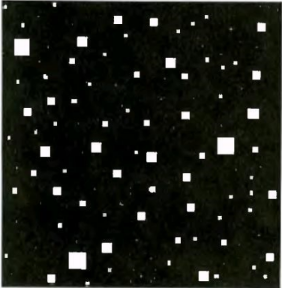
#> input picture week 8/Images/dot.png, 282 x 288 px, found by its file name
$ python thuchanhweek8.py
#> lines starting #> are read from the running program, lines starting #| are printed output that depends on the picture; after the words box and inside, x2 and y2 are one past the last pixel; in counts of white or black regions, pixels touching at a corner belong together
# -*- coding: utf-8 -*-
"""
Created on Sat Apr  9 08:25:14 2022

@author: ngomi
"""

import cv2 as cv2
import numpy as np
from matplotlib import pyplot as plt

img = cv2.imread('./images/dot.png', 0)
#> img: shape (288, 282); min 0, max 255, mean 22.3
threshval = 100; n = 255
retval, imB = cv2.threshold(img, threshval, n, cv2.THRESH_BINARY)
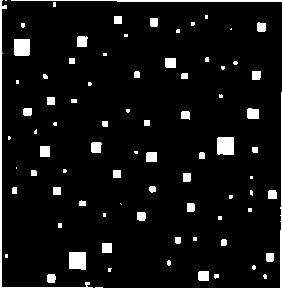
#> imB: shape (288, 282); 6.4% white; 82 white regions (35 under 20 px), largest, box (x1, y1, x2, y2) and area: (0, 0, 93, 288) 705, (11, 0, 282, 2) 436, (217, 137, 234, 155) 301
#> retval = 100

kernel1 = np.ones((11,11), np.uint8)
kernel2 = np.ones((15,15), np.uint8)
kernel3 = np.ones((45,45), np.uint8)

img_ero1 = cv2.erode(imB, kernel1, iterations=1)
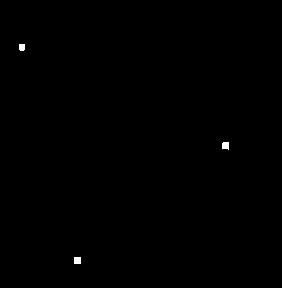
#> img_ero1: shape (288, 282); 0.17% white; 3 white regions, box (x1, y1, x2, y2) and area: (222, 142, 229, 150) 49, (74, 257, 81, 264) 49, (19, 44, 25, 51) 40
img_ero2 = cv2.erode(imB, kernel2, iterations=1)
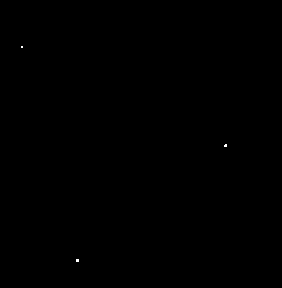
#> img_ero2: shape (288, 282); 0.03% white in thin lines or dots, all inside (x1, y1, x2, y2) = (21, 46, 227, 262)
img_ero3 = cv2.erode(imB, kernel3, iterations=1)
#> img_ero3: shape (288, 282); every value is 0

img_dil1 = cv2.dilate(img_ero1, kernel1, iterations=1)
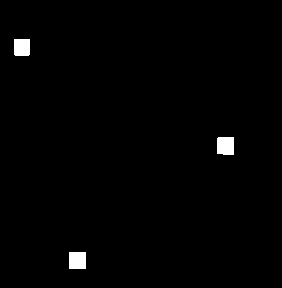
#> img_dil1: shape (288, 282); 1.1% white; 3 white regions, box (x1, y1, x2, y2) and area: (217, 137, 234, 155) 299, (69, 252, 86, 269) 289, (14, 39, 30, 56) 270
img_dil2 = cv2.dilate(img_ero2, kernel2, iterations=1)
#> img_dil2: shape (288, 282); 1% white; 3 white regions, box (x1, y1, x2, y2) and area: (69, 252, 86, 269) 289, (217, 137, 234, 154) 288, (14, 39, 30, 55) 256
img_dil3 = cv2.dilate(img_ero3, kernel3, iterations=1)

plt.axis('off')
plt.imshow(img_dil1,cmap=plt.cm.gray)
